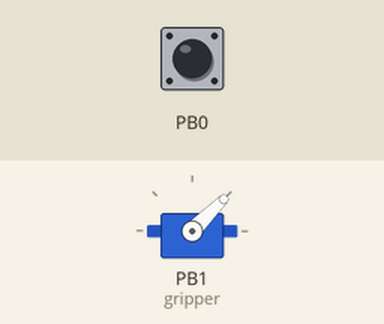
Recording of a sketch running on a simulated ATtiny85, built with avr-gcc and run on an emulated ATtiny85. Shown: servo. Inputs (shaded band) come from the test bench; at power-on: PB0 HIGH.

Above: at 1.2 s.
1.3 s: PB0 pulled LOW for 0.15 s
At 1.37 s:
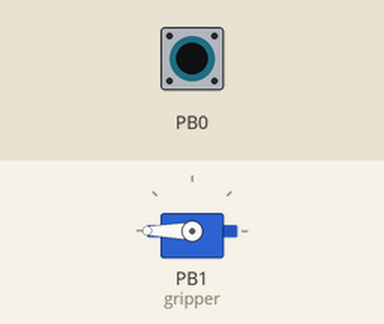
2.9 s: PB0 pulled LOW for 3.2 s
At 7.5 s:
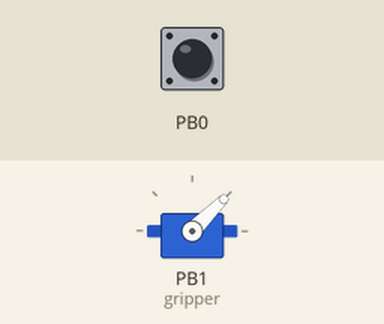
Timing chart, 0 to 9.0 s (numbered marks = the images above; inputs shaded):
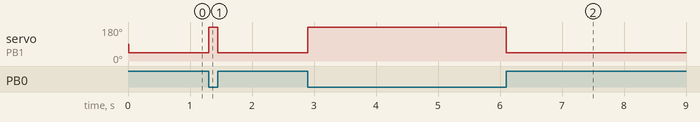

Measured:
- after the input at 1.3 s, servo on PB1 (gripper): 45° → 180° at once, → 45° 0.15 s later
- after the input at 2.9 s, servo on PB1 (gripper): 45° → 180° at once, → 45° 3.2 s later

The sketch:

Underwater_Servo_Control.ino
```cpp
#include <Adafruit_SoftServo.h>  // SoftwareServo (works on non PWM pins)

Adafruit_SoftServo gripper;

void setup() {
    // Set up the interrupt that will refresh the servo for us automagically
  OCR0A = 0xAF;            // any number is OK
  TIMSK |= _BV(OCIE0A);    // Turn on the compare interrupt (below!)

  // put your setup code here, to run once:
  pinMode(0, INPUT_PULLUP);
  gripper.attach(1);
  gripper.write(90);
  delay(15);

}

void loop() {
  // put your main code here, to run repeatedly:
  if(digitalRead(0))
  {
    gripper.write(45);
  }
  else
  {
    gripper.write(180);
  }

}


// We'll take advantage of the built in millis() timer that goes off
// to keep track of time, and refresh the servo every 20 milliseconds
volatile uint8_t counter = 0;
SIGNAL(TIMER0_COMPA_vect) {
  // this gets called every 2 milliseconds
  counter += 2;
  // every 20 milliseconds, refresh the servos!
  if (counter >= 20) {
    counter = 0;
    gripper.refresh();
   }
}
```
